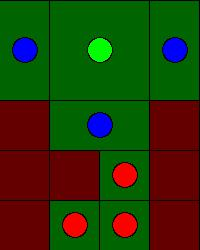

Generate this figure with Python:
import numpy as np
import matplotlib.pyplot as plt
import itertools
from p5 import *



class Board():
    def __init__(self, width, height, width_square):
        self.width = width
        self.height = height
        self.width_square = width_square
        self.ending_point = (3, 1)
        self.counter = 0
        self.initialize()
        self.initialize_array()

    def initialize(self):
        self.pieces = []
        self.pieces.append(Piece(0, 1, self.width_square, 2, 2))
        self.pieces.append(Piece(0, 0, self.width_square, 1, 2))
        self.pieces.append(Piece(0, 3, self.width_square, 1, 2))
        #self.pieces.append(Piece(0, 0, self.width_square, 1, 2))
        #self.pieces.append(Piece(0, 3, self.width_square, 1, 2))
        self.pieces.append(Piece(2, 1, self.width_square, 2, 1))
        #self.pieces.append(Piece(3, 1, self.width_square, 1, 1))
        self.pieces.append(Piece(3, 2, self.width_square, 1, 1))
        self.pieces.append(Piece(4, 1, self.width_square, 1, 1))
        self.pieces.append(Piece(4, 2, self.width_square, 1, 1))


    def initialize_array(self):
        self.all_pos_pieces1 = []
        self.all_pos_pieces3 = []

        for i in range(self.height - self.pieces[0].height + 1):
            for j in range(self.width - self.pieces[0].width + 1):
                self.all_pos_pieces1.append((i, j))
        print(len(self.all_pos_pieces1))


        self.all_pos_pieces2 = self.get_all_pos_piece2(self.pieces[2])
        print(len(self.all_pos_pieces2))

        for i in range(self.height - self.pieces[3].height + 1):
            for j in range(self.width - self.pieces[3].width + 1):
                self.all_pos_pieces3.append((i, j))
        print(len(self.all_pos_pieces3))


        self.all_pos_pieces4 = self.get_all_pos_piece4(self.pieces[4])
        print(len(self.all_pos_pieces4))


    def get_all_pos_piece2(self, piece):
        pos = []
        pos_1_piece = []
        for i in range(self.height - piece.height + 1):
            for j in range(self.width - piece.width + 1):
                pos_1_piece.append((i, j))
        for piece1 in pos_1_piece:
            controlled_squares_piece1 = [(piece1[0] + h, piece1[1] + w) for h in range(piece.height) for w in range(piece.width)]
            for piece2 in pos_1_piece:
                controlled_squares_piece2 = [(piece2[0] + h, piece2[1] + w) for h in range(piece.height) for w in range(piece.width)]
                if (len(set(controlled_squares_piece1) & set(controlled_squares_piece2)) == 0 and (piece2 + piece1) not in pos):
                    pos.append(piece1 + piece2)

        return pos

    def get_all_pos_piece4(self, piece):
        pos = list(itertools.combinations_with_replacement(range(20), 3))
        pos_2 = []
        for elemt in pos: # remove state with elements if same position
            if (elemt[0] in elemt[1:] or elemt[1] == elemt[2]):
                pass
            else:
                pos_2.append(elemt)
        pos_3 = [(val1 // self.width, val1 % self.width) + (val2 // self.width, val2 % self.width) + (val3 // self.width, val3 % self.width) for val1, val2, val3 in pos_2]
        return pos_3



    def get_state(self):
        state1 = self.all_pos_pieces1.index(self.pieces[0].get_pos()) # piece with width = 2 and height = 2
        a = sorted((self.pieces[1].get_pos(), self.pieces[2].get_pos()), key=lambda tup: (tup[0], tup[1]))
        state2 =  self.all_pos_pieces2.index(a[0] + a[1]) # piece with width = 1 and height = 2
        state3 = self.all_pos_pieces3.index(self.pieces[3].get_pos())
        b = sorted((self.pieces[4].get_pos(), self.pieces[5].get_pos(), self.pieces[6].get_pos()), key=lambda tup: (tup[0], tup[1]))
        #state4 =  self.all_pos_pieces4.index(b[0] + b[1] + b[2] + b[3])
        state4 =  self.all_pos_pieces4.index(b[0] + b[1] + b[2])
        state = (state1,) + (state2,) + (state3,) + (state4,)
        return state

    def step(self, action):
        reward = -1
        episode_finsished = False
        piece_choosen_index = action[0]
        new_state = tuple([self.pieces[piece_choosen_index].pos_y + action[1], self.pieces[piece_choosen_index].pos_x + action[2]])

        # First manage the boundaries
        if (new_state[0] < 0 or \
            new_state[1] < 0 or \
            new_state[0] + self.pieces[piece_choosen_index].height > self.height or \
            new_state[1] + self.pieces[piece_choosen_index].width > self.width):
            return self.get_state(), reward, episode_finsished


        controlled_squares = [(self.pieces[piece_choosen_index].pos_y + action[1] + h, self.pieces[piece_choosen_index].pos_x + action[2]  + w) for h in range(self.pieces[piece_choosen_index].height) for w in range(self.pieces[piece_choosen_index].width)]
        #print(controlled_squares)

        for index, piece in enumerate(self.pieces):
            if (index != piece_choosen_index):
                if (len(set(controlled_squares) & set(piece.controlled_squares)) > 0):
                    return self.get_state(), reward, episode_finsished


        self.pieces[piece_choosen_index].move_to((action[1], action[2]))
        if (piece_choosen_index == 0 and new_state == self.ending_point):
            #print("BRAVO")
            reward = 80
            episode_finsished = True

        return self.get_state(), reward, episode_finsished



    def draw(self):
        fill(100, 0, 0);
        rect((0, 0), self.width*self.width_square, self.height*self.width_square, mode='CORNER')

        for i in range(self.height):
          line((0, i*self.width_square),  (self.width_square*self.height, i*self.width_square))

        for i in range(self.width):
          line((i*self.width_square, 0), (i*self.width_square, self.width_square*self.height))

        for piece in self.pieces:
            piece.draw()

class Piece():
    def __init__(self, pos_y, pos_x, width_square, width, height):
        self.width = width
        self.height = height
        self.pos_x = pos_x
        self.pos_y = pos_y
        self.controlled_squares = [(self.pos_y + h, self.pos_x + w) for h in range(self.height) for w in range(self.width)]
        self.width_square = width_square
        if (width * height == 1):
            self.color = Color(255, 0, 0)
        elif (width * height == 2):
            self.color = Color(0, 0, 255)
        else:
            self.color = Color(0, 255, 0)

    def move_to(self, new_pos):
        self.pos_y += new_pos[0]
        self.pos_x += new_pos[1]
        self.controlled_squares = [(self.pos_y + h, self.pos_x + w) for h in range(self.height) for w in range(self.width)]

    def draw(self):
        fill(0, 100, 0)
        stroke(0);
        rect((self.pos_x*self.width_square, self.pos_y*self.width_square), self.width*self.width_square, self.height*self.width_square, mode='CORNER')
        fill(self.color);
        circle(((self.pos_x + self.width/2 ) * self.width_square, (self.pos_y + self.height/2 ) * self.width_square), self.width_square/2);

    def get_pos(self):
        return (self.pos_y, self.pos_x)



class Agent():
    def __init__(self, number_pieces):
        self.actions = []
        for i in range(number_pieces): # left, right, down, up for each pieces
            self.actions.append((i, 0, 1))
            self.actions.append((i, 0, -1))
            self.actions.append((i, 1, 0))
            self.actions.append((i, -1, 0))
        self.Q = np.zeros((12, 108, 15, 1140, len(self.actions)))
        self.policy = np.zeros((12, 108, 15, 1140), dtype=np.int32) # e greedy policy
        self.initial_epsilon = 0.2
        self.epsilon = self.initial_epsilon
        self.alpha = 0.5
        self.discount_factor = 1

    def choose_action(self, state):
        if (np.random.random() < self.epsilon):
            return self.actions[np.random.randint(len(self.actions))]
        else:
            return self.actions[self.policy[state]]

    def update_policy(self, state):
        self.policy[state] = np.argmax(self.Q[state])



def setup():
    size(width_board*width_square, height_board*width_square)
    background(0)


def draw():
    board.draw()

def key_pressed(event):
    state = board.get_state()
    agent.update_policy(state)
    action = agent.choose_action(state)
    new_state, reward, episode_finsished = board.step(action) # Take action, observe R, S'
    index = state + (agent.actions.index(action), )
    #print("State: {}, action: {}, new state: {}, reward: {}".format(state, action, new_state, reward))
    agent.Q[index] = agent.Q[index] + agent.alpha * (reward + agent.discount_factor * np.max(agent.Q[new_state]) - agent.Q[index])
    save('frames_8_pieces/Frame_.jpg');
    board.counter += 1





def generate_episode_Q_learning(board, agent):
    episode = []
    safe_counter = 0
    episode_finsished = False
    board.initialize()
    while (safe_counter < 50000 and not episode_finsished):
        safe_counter += 1
        state = board.get_state()
        agent.update_policy(state)
        action = agent.choose_action(state)
        new_state, reward, episode_finsished = board.step(action) # Take action, observe R, S'
        #print("Step: {}\nState: {}\nAction: {}\nNew state: {}\nReward: {}\n".format(safe_counter, state, action, new_state, reward))
        index = state + (agent.actions.index(action), )
        agent.Q[index] = agent.Q[index] + agent.alpha * (reward + agent.discount_factor * np.max(agent.Q[new_state]) - agent.Q[index])
    return safe_counter


def generate_episode_sarsa(board, agent):
    episode = []
    safe_counter = 0
    episode_finsished = False
    state = board.get_state()
    action = agent.choose_action(state)
    board.initialize()
    while (safe_counter < 50000 and not episode_finsished):
        safe_counter += 1
        state = board.get_state()
        agent.update_policy(state)
        new_state, reward, episode_finsished = board.step(action) # Take action, observe R, S'
        new_action = agent.choose_action(new_state)
        #print("Step: {}\nState: {}\nAction: {}\nNew state: {}\nReward: {}\n".format(safe_counter, state, action, new_state, reward))
        index = state + (agent.actions.index(action), )
        new_index = new_state + (agent.actions.index(new_action),)
        agent.Q[index] = agent.Q[index] + agent.alpha * (reward + agent.discount_factor * agent.Q[new_index] - agent.Q[index])
        agent.update_policy(state)
        action = new_action
    return safe_counter







if __name__ == '__main__':
    width_board = 4
    height_board = 5
    width_square = 50

    board = Board(width_board, height_board, width_square)
    agent = Agent(len(board.pieces))

    #agent.Q = np.load("Q array_7_pieces.npy")

    counter_mean = []

    number_episodes = 30000
    for episode in range(number_episodes):
        print("{} / {}".format(episode, number_episodes))
        print(generate_episode_Q_learning(board, agent))
        if (episode % 10 == 0):
            agent.epsilon = 0
            mean = 0
            for i in range(10):
                mean += generate_episode_Q_learning(board, agent)
            counter_mean.append(mean)
            print("Episode: {} / {}, mean: {}".format(episode, number_episodes, mean / 10))
            agent.epsilon = agent.initial_epsilon - (agent.initial_epsilon / (number_episodes * 2)) * episode


    plt.plot([10 * index for index in range(len(counter_mean))], counter_mean)
    plt.ylabel("Number of step by episode")
    plt.xlabel("Episode")
    plt.show()

    np.save("Q array_7_pieces", agent.Q)

    board.initialize()
    agent.epsilon = 0
    run()
